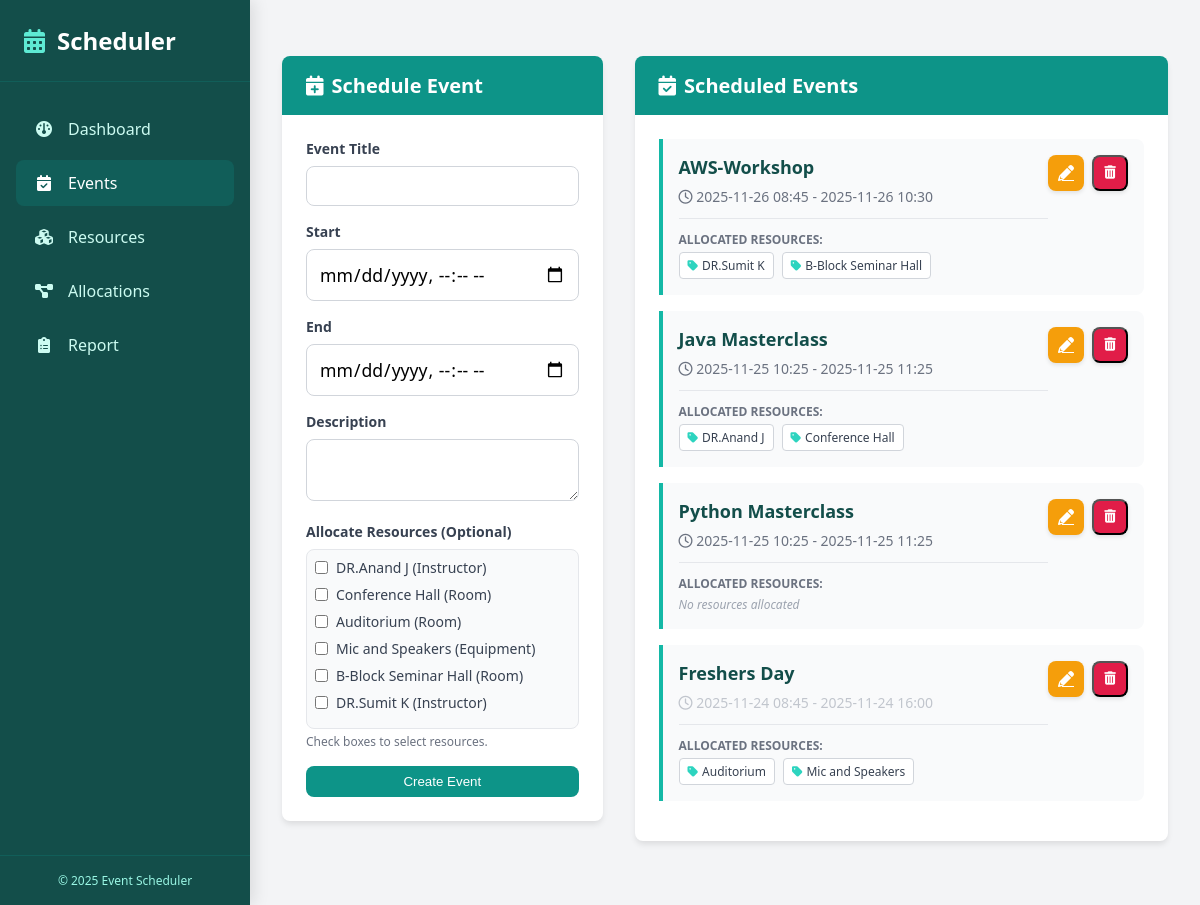
Before: /events with the older database file.
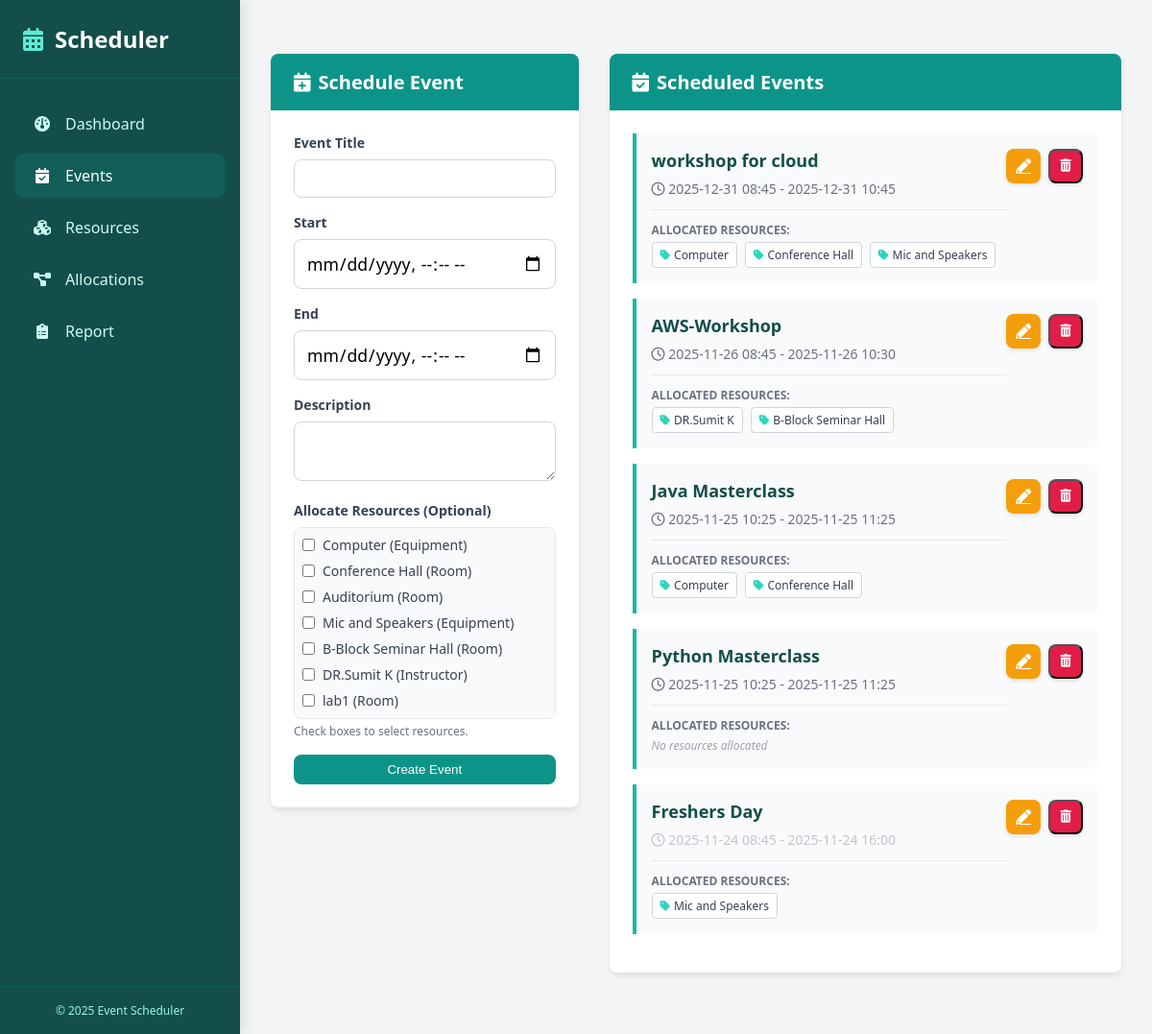
After: the same page with the newer database file.
### app.py (models this page shows)
class Resource(db.Model):
    resource_id = db.Column(db.Integer, primary_key=True)
    resource_name = db.Column(db.String(100), nullable=False)
    resource_type = db.Column(db.String(50), nullable=False)
    allocations = db.relationship('EventResourceAllocation', backref='resource', lazy=True)

class Event(db.Model):
    event_id = db.Column(db.Integer, primary_key=True)
    title = db.Column(db.String(100), nullable=False)
    start_time = db.Column(db.DateTime, nullable=False)
    end_time = db.Column(db.DateTime, nullable=False)
    description = db.Column(db.Text, nullable=True)
    allocations = db.relationship('EventResourceAllocation', backref='event', lazy=True, cascade="all, delete-orphan")

class EventResourceAllocation(db.Model):
    allocation_id = db.Column(db.Integer, primary_key=True)
    event_id = db.Column(db.Integer, db.ForeignKey('event.event_id'), nullable=False)
    resource_id = db.Column(db.Integer, db.ForeignKey('resource.resource_id'), nullable=False)

### app.py (the view)
@app.route('/events')
def events():
    all_events = Event.query.order_by(Event.start_time.desc()).all()
    all_resources = Resource.query.all()
    return render_template('events.html', events=all_events, resources=all_resources, now=datetime.now())

### templates/events.html (shortened to what this page needs)
{% extends "base.html" %}
{% block content %}
<div class="grid-3-1">
    <div>
        <div class="card">
            <div class="card-header">
                <h2><i class="fa-solid fa-calendar-plus"></i> Schedule Event</h2>
            </div>
            <div class="card-body">
                <form action="/event/add" method="POST">
                    <div class="form-group">
                        <label class="form-label">Event Title</label>
                        <input type="text" name="title" required class="form-input">
                    </div>
                    <div class="form-group">
                        <label class="form-label">Start</label>
                        <input type="datetime-local" name="start_time" step="60" required class="form-input" style="font-size: 1.1rem; padding: 0.75rem;">
                    </div>
                    <div class="form-group">
                        <label class="form-label">End</label>
                        <input type="datetime-local" name="end_time" step="60" required class="form-input" style="font-size: 1.1rem; padding: 0.75rem;">
                    </div>
                    <div class="form-group">
                        <label class="form-label">Description</label>
                        <textarea name="description" rows="2" class="form-textarea"></textarea>
                    </div>
                    <div class="form-group">
                        <label class="form-label">Allocate Resources (Optional)</label>
                        <div class="resource-list">
                            {% for resource in resources %}
                            <div class="resource-item">
                                <input type="checkbox" name="resources" value="{{ resource.resource_id }}">
                                <span style="font-size: 0.875rem;">{{ resource.resource_name }} ({{ resource.resource_type }})</span>
                            </div>
                            {% endfor %}
                        </div>
                        <p style="font-size: 0.75rem; color: #6b7280; margin-top: 0.25rem;">Check boxes to select resources.</p>
                    </div>
                    <button type="submit" class="btn btn-primary" style="width: 100%;">Create Event</button>
                </form>
            </div>
        </div>
    </div>
    <div>
        <div class="card">
            <div class="card-header">
                <h2><i class="fa-solid fa-calendar-check"></i> Scheduled Events</h2>
            </div>
            <div class="card-body">
                {% for event in events %}
                <div class="event-card">
                    <div class="event-details">
                        <h3>{{ event.title }}</h3>
                        <div class="event-meta {% if event.start_time < now %}past-event-text{% endif %}">
                            <i class="fa-regular fa-clock"></i>
                            {{ event.start_time.strftime('%Y-%m-%d %H:%M') }} - {{ event.end_time.strftime('%Y-%m-%d %H:%M') }}
                        </div>
                        <div style="margin-top: 0.75rem; padding-top: 0.75rem; border-top: 1px solid #e5e7eb;">
                            <p style="font-size: 0.75rem; font-weight: bold; color: #6b7280; text-transform: uppercase; margin-bottom: 0.25rem;">Allocated Resources:</p>
                            <div style="display: flex; flex-wrap: wrap; gap: 0.5rem;">
                                {% for allocation in event.allocations %}
                                <span style="background: white; border: 1px solid #d1d5db; padding: 0.25rem 0.5rem; border-radius: 0.25rem; font-size: 0.75rem; display: flex; align-items: center; gap: 0.25rem;">
                                    <i class="fa-solid fa-tag" style="color: #2dd4bf;"></i> {{ allocation.resource.resource_name }}
                                </span>
                                {% else %}
                                <span style="font-size: 0.75rem; color: #9ca3af; font-style: italic;">No resources allocated</span>
                                {% endfor %}
                            </div>
                        </div>
                    </div>
                    <div class="actions-cell">
                        <a href="{{ url_for('edit_event', event_id=event.event_id) }}" class="btn-edit" title="Edit Event">
                            <i class="fa-solid fa-pencil"></i>
                        </a>
                        <form action="{{ url_for('delete_event', event_id=event.event_id) }}" method="POST" onsubmit="return confirm('Delete this event?');" style="display: inline;">
                            <button type="submit" class="btn-delete" title="Delete Event">
                                <i class="fa-solid fa-trash-can"></i>
                            </button>
                        </form>
                    </div>
                </div>
                {% else %}
                <p style="text-center: center; color: #6b7280; padding: 2rem;">No events scheduled yet.</p>
                {% endfor %}
            </div>
        </div>
    </div>
</div>
{% endblock %}

### templates/base.html (shortened to what this page needs)
<!DOCTYPE html>
<html lang="en">
<head>
    <link href="https://cdnjs.cloudflare.com/ajax/libs/font-awesome/6.0.0/css/all.min.css" rel="stylesheet">
    <link rel="stylesheet" href="{{ url_for('static', filename='css/style.css') }}">
</head>
<body>
    <aside class="sidebar">
        <div class="sidebar-header">
            <a href="/" class="sidebar-brand">
                <i class="fa-solid fa-calendar-alt"></i> Scheduler
            </a>
        </div>
        <nav class="sidebar-nav">
            <a href="/" class="nav-link {{ 'active' if request.path == '/' else '' }}">
                <i class="fa-solid fa-gauge"></i> Dashboard
            </a>
            <a href="/events" class="nav-link {{ 'active' if request.path == '/events' else '' }}">
                <i class="fa-solid fa-calendar-check"></i> Events
            </a>
            <a href="/resources" class="nav-link {{ 'active' if request.path == '/resources' else '' }}">
                <i class="fa-solid fa-cubes"></i> Resources
            </a>
            <a href="/allocations" class="nav-link {{ 'active' if request.path == '/allocations' else '' }}">
                <i class="fa-solid fa-project-diagram"></i> Allocations
            </a>
            <a href="/report" class="nav-link {{ 'active' if request.path == '/report' else '' }}">
                <i class="fa-solid fa-clipboard-list"></i> Report
            </a>
        </nav>
        <div class="sidebar-footer">
            &copy; 2025 Event Scheduler
        </div>
    </aside>
    <div class="main-wrapper">
        <div class="flash-messages">
        </div>
        <main class="main-content">
            {% block content %}{% endblock %}
        </main>
    </div>
</body>
</html>

### static/css/style.css (style rules this page uses)
* { margin: 0; padding: 0; box-sizing: border-box; }
body { font-family: "Segoe UI", Tahoma, Geneva, Verdana, sans-serif; background-color: #f3f4f6; height: 100vh; display: flex; overflow: hidden; color: #374151; }
.sidebar { width: 250px; background-color: #134e4a; color: white; display: flex; flex-direction: column; box-shadow: 4px 0 15px rgba(0, 0, 0, 0.1); z-index: 10; }
.sidebar-header { padding: 1.5rem; border-bottom: 1px solid #115e59; }
.sidebar-brand { font-size: 1.5rem; font-weight: bold; color: white; text-decoration: none; display: flex; align-items: center; gap: 0.75rem; }
.sidebar-brand i { color: #5eead4; }
.sidebar-nav { flex: 1; padding: 1.5rem 1rem; display: flex; flex-direction: column; gap: 0.5rem; overflow-y: auto; }
.nav-link { display: flex; align-items: center; gap: 0.75rem; padding: 0.75rem 1rem; border-radius: 0.5rem; color: #ccfbf1; text-decoration: none; transition: background-color 0.2s; }
.nav-link:hover, .nav-link.active { background-color: #115e59; color: white; }
.nav-link i { width: 1.5rem; text-align: center; }
.sidebar-footer { padding: 1rem; border-top: 1px solid #115e59; text-align: center; font-size: 0.75rem; color: #99f6e4; }
.main-wrapper { flex: 1; display: flex; flex-direction: column; overflow: hidden; }
.flash-messages { padding: 1.5rem 2rem 0; }
.main-content { flex: 1; overflow-y: auto; padding: 2rem; }
h1, h2, h3 { margin-bottom: 0.5rem; color: #1f2937; }
.btn { display: inline-block; padding: 0.5rem 1rem; border-radius: 0.5rem; text-decoration: none; font-weight: 500; cursor: pointer; border: none; transition: background-color 0.2s, transform 0.1s; }
.btn-primary { background-color: #0d9488; color: white; }
.btn-edit { background-color: #f59e0b; color: white; width: 36px; height: 36px; display: inline-flex; align-items: center; justify-content: center; border-radius: 0.5rem; box-shadow: 0 2px 4px rgba(0, 0, 0, 0.1); transition: all 0.2s; }
.btn-delete { background-color: #e11d48; color: white; width: 36px; height: 36px; display: inline-flex; align-items: center; justify-content: center; border-radius: 0.5rem; box-shadow: 0 2px 4px rgba(0, 0, 0, 0.1); transition: all 0.2s; }
.card { background: white; border-radius: 0.5rem; box-shadow: 0 4px 6px -1px rgba(0, 0, 0, 0.1); overflow: hidden; margin-bottom: 2rem; }
.card-header { background-color: #0d9488; padding: 1rem 1.5rem; color: white; display: flex; align-items: center; gap: 0.5rem; }
.card-header h2 { color: white; margin: 0; font-size: 1.25rem; display: flex; align-items: center; gap: 0.5rem; }
.card-body { padding: 1.5rem; }
.form-group { margin-bottom: 1rem; }
.form-label { display: block; font-size: 0.875rem; font-weight: bold; color: #374151; margin-bottom: 0.5rem; }
.form-input, .form-select, .form-textarea { width: 100%; padding: 0.5rem 0.75rem; border: 1px solid #d1d5db; border-radius: 0.5rem; outline: none; font-size: 1rem; font-family: inherit; }
.actions-cell { display: flex; gap: 0.5rem; }
.grid-3-1 { display: grid; grid-template-columns: 1fr 2fr; gap: 2rem; }
.event-card { background-color: #f9fafb; border-left: 4px solid #14b8a6; padding: 1rem; border-radius: 0 0.5rem 0.5rem 0; margin-bottom: 1rem; display: flex; justify-content: space-between; align-items: flex-start; transition: box-shadow 0.2s; }
.event-details { flex: 1; }
.event-details h3 { margin: 0; color: #134e4a; font-size: 1.125rem; }
.event-meta { font-size: 0.875rem; color: #6b7280; margin-top: 0.25rem; }
.past-event-text { color: #9ca3af; opacity: 0.6; }
.resource-list { max-height: 200px; overflow-y: auto; border: 1px solid #e5e7eb; border-radius: 0.5rem; padding: 0.5rem; background-color: #f9fafb; }
.resource-item { display: flex; align-items: center; margin-bottom: 0.5rem; }
.resource-item input { margin-right: 0.5rem; }

Changed rows visible on the page:
removed Resource: resource_name "DR.Anand J", resource_type "Instructor"
removed EventResourceAllocation: resource.resource_name "Auditorium", shown under Event "Freshers Day"
added Resource: resource_name "Computer", resource_type "Equipment"
added Resource: resource_name "lab1", resource_type "Room"
added Event: title "workshop for cloud", start_time "2025-12-31 08:45", end_time "2025-12-31 10:45"
added EventResourceAllocation: resource.resource_name "Computer", shown under "workshop for cloud"
added EventResourceAllocation: resource.resource_name "Conference Hall", shown under "workshop for cloud"
added EventResourceAllocation: resource.resource_name "Mic and Speakers", shown under "workshop for cloud"
changed through a linked row, EventResourceAllocation (number 6 of 8 on the later page): resource.resource_name "DR.Anand J" → "Computer"
